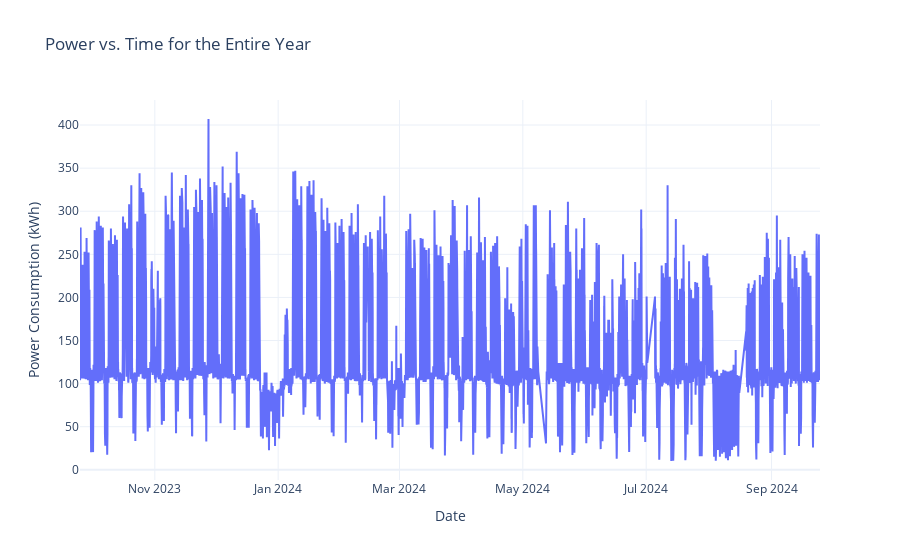

The cell this chart's notebook holds for it:
### Code cell
import pandas as pd
import plotly.graph_objects as go
import warnings

warnings.filterwarnings("ignore")
# Specify the file path
file_path = "../GREENER/Ense3buildingconsumption.csv"

# Read the CSV file with semicolon as the delimiter and specify column names
data = pd.read_csv(file_path, sep=';', header=None, names=['Time', 'Consumption'])

# Parse dates in the 'Time' column
data['Time'] = pd.to_datetime(data['Time'], errors='coerce')

# Filter data for the specified date range
start_date = '2023-09-25 00:00:00'
end_date = '2024-09-25 00:00:00'
filtered_data = data[(data['Time'] >= start_date) & (data['Time'] < end_date)]

# Remove non-numeric characters from the 'Consumption' column and convert to numeric
filtered_data['Consumption'] = (
    filtered_data['Consumption']
    .str.replace(' kWh', '', regex=False)  # Remove " kWh"
    .str.replace(',', '', regex=False)     # Remove commas
    .astype(float)                          # Convert to float
)

# Ensure filtered data is not empty
if filtered_data.empty:
    raise ValueError("No data available for the specified date range.")

# Set the date as the index
filtered_data.set_index('Time', inplace=True)

# --- Plot Power vs. Time for the Entire Year ---

# Plot each hourly consumption value against time
fig = go.Figure()
fig.add_trace(go.Scatter(x=filtered_data.index, y=filtered_data['Consumption'],
                         mode='lines', name='Hourly Consumption'))

# Update layout for the power vs. time plot
fig.update_layout(
    title='Power vs. Time for the Entire Year',
    xaxis_title='Date',
    yaxis_title='Power Consumption (kWh)',
    template='plotly_white'
)

# Show the plot
fig.show()

# Calculate total yearly consumption
total_consumption_kwh = filtered_data['Consumption'].sum()
print("Total Consumption (MWh):", total_consumption_kwh/1000)

### Figure 1 — Plotly figure (JSON) as saved in the notebook; plotly's stock layout.template omitted (floating-point values rounded to 4 significant figures; data arrays with more than 128 entries replaced by an {"elided": "..."} marker saying what was removed)
{"data": [{"mode": "lines", "name": "Hourly Consumption", "type": "scatter", "x": {"elided": "8784 str values"}, "y": {"elided": "8784 float values"}}], "layout": {"title": {"text": "Power vs. Time for the Entire Year"}, "xaxis": {"title": {"text": "Date"}}, "yaxis": {"title": {"text": "Power Consumption (kWh)"}}}}
